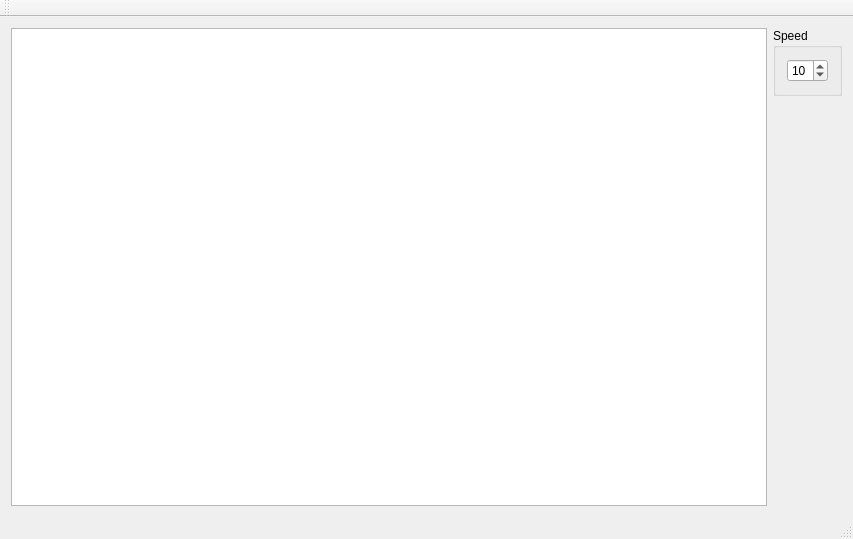
<?xml version="1.0" encoding="UTF-8"?>
<ui version="4.0">
 <class>MainWindow</class>
 <widget class="QMainWindow" name="MainWindow">
  <property name="geometry">
   <rect>
    <x>0</x>
    <y>0</y>
    <width>853</width>
    <height>539</height>
   </rect>
  </property>
  <property name="windowTitle">
   <string>MainWindow</string>
  </property>
  <widget class="QWidget" name="centralWidget">
   <layout class="QVBoxLayout" name="verticalLayout_2">
    <item>
     <layout class="QHBoxLayout" name="horizontalLayout">
      <item>
       <widget class="QGraphicsView" name="graphicsView"/>
      </item>
      <item>
       <layout class="QVBoxLayout" name="verticalLayout">
        <item>
         <widget class="QGroupBox" name="groupBox">
          <property name="title">
           <string>Speed</string>
          </property>
          <layout class="QVBoxLayout" name="verticalLayout_3">
           <item>
            <widget class="QSpinBox" name="sbox_speed">
             <property name="maximum">
              <number>50</number>
             </property>
             <property name="singleStep">
              <number>2</number>
             </property>
             <property name="value">
              <number>10</number>
             </property>
            </widget>
           </item>
          </layout>
         </widget>
        </item>
        <item>
         <spacer name="verticalSpacer">
          <property name="orientation">
           <enum>Qt::Vertical</enum>
          </property>
          <property name="sizeHint" stdset="0">
           <size>
            <width>20</width>
            <height>40</height>
           </size>
          </property>
         </spacer>
        </item>
       </layout>
      </item>
     </layout>
    </item>
   </layout>
  </widget>
  <widget class="QMenuBar" name="menuBar">
   <property name="geometry">
    <rect>
     <x>0</x>
     <y>0</y>
     <width>853</width>
     <height>20</height>
    </rect>
   </property>
  </widget>
  <widget class="QToolBar" name="mainToolBar">
   <attribute name="toolBarArea">
    <enum>TopToolBarArea</enum>
   </attribute>
   <attribute name="toolBarBreak">
    <bool>false</bool>
   </attribute>
  </widget>
  <widget class="QStatusBar" name="statusBar"/>
 </widget>
 <layoutdefault spacing="6" margin="11"/>
 <resources/>
 <connections/>
</ui>
